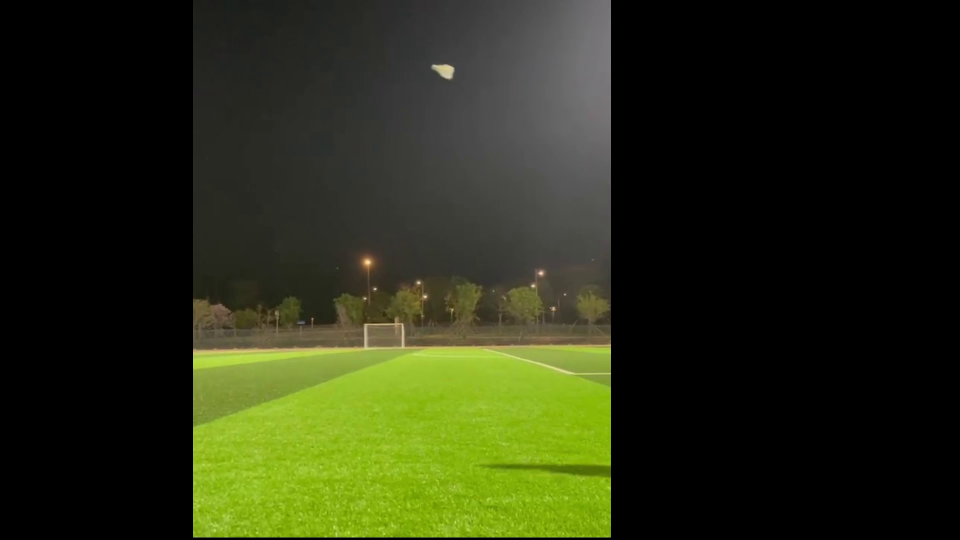
#> input picture frame 3 of final_project_video_process/badminton_cut.mp4, 1920 x 1080 px (shown at 1/2 size)
$ python badminton_tracking.py
#> lines starting #> are read from the running program, lines starting #| are printed output that depends on the picture; after the words box and inside, x2 and y2 are one past the last pixel; in counts of white or black regions, pixels touching at a corner belong together
import cv2
import numpy as np
import matplotlib.pyplot as plt

# 输入视频文件路径
input_video_path = "final_project_video_process/badminton_cut.mp4"

# 输出视频文件路径
output_video_path = "final_project_video_process/badminton_label.mp4"

lower_color = np.array([100],dtype=np.uint8)
upper_color = np.array([255],dtype=np.uint8)

cap = cv2.VideoCapture(input_video_path)
print(cap.isOpened())

# 获取输入视频的帧率、尺寸和编解码器
fps = cap.get(cv2.CAP_PROP_FPS)

width = int(cap.get(cv2.CAP_PROP_FRAME_WIDTH))
height = int(cap.get(cv2.CAP_PROP_FRAME_HEIGHT))
codec = cv2.VideoWriter_fourcc(*"mp4v")  # 输出视频编解码器，这里使用MP4V编码器

# 创建VideoWriter对象用于写入输出视频
out = cv2.VideoWriter(output_video_path, codec, fps, (width, height))

badminton_trajectory = []
while cap.isOpened():
    ret, frame = cap.read()
#> frame is the input picture: shape (1080, 1920, 3); mean B, G, R 20.7, 45.6, 40.2

    if not ret:
        np.save("final_project_video_process/badminton_trajectory.npy", badminton_trajectory)
        break

    gray = cv2.cvtColor(frame, cv2.COLOR_BGR2GRAY)
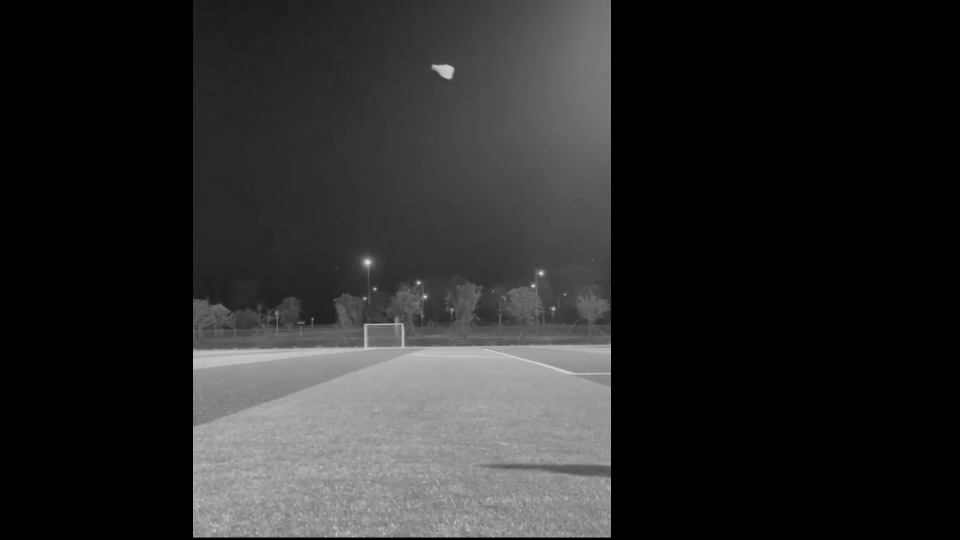
#> gray: shape (1080, 1920) (shown at 1/2 size); min 0, max 235, mean 41.1

    blurred = cv2.GaussianBlur(gray, (5, 5), 0)

    _, binary_image = cv2.threshold(blurred, 185, 255, cv2.THRESH_BINARY)
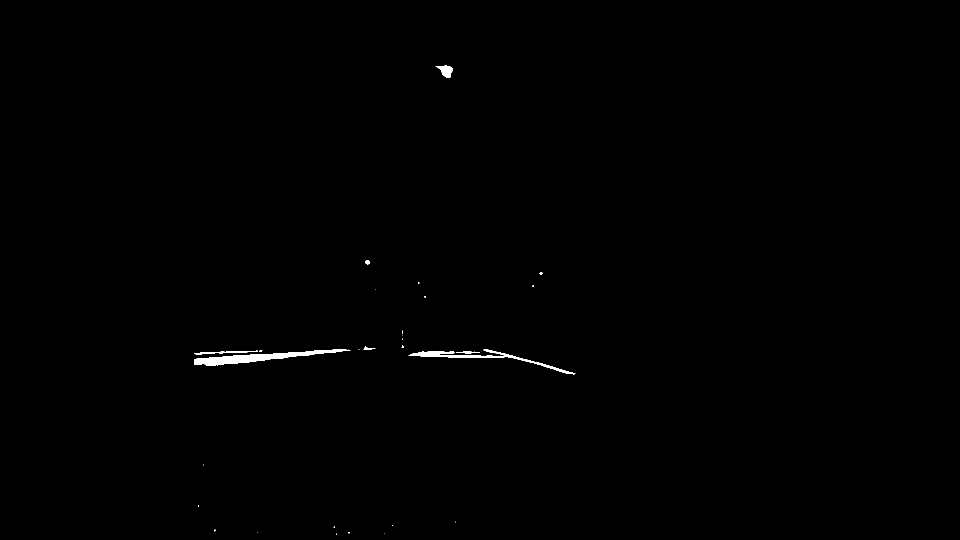
#> binary_image: shape (1080, 1920) (shown at 1/2 size); 0.31% white; 28 white regions (20 under 20 px), largest, box (x1, y1, x2, y2) and area: (388, 699, 701, 732) 3368, (817, 698, 1151, 749) 1903, (871, 131, 905, 156) 476
    #binary_image = cv2.adaptiveThreshold(blurred, 255, cv2.ADAPTIVE_THRESH_MEAN_C, cv2.THRESH_BINARY, 11, 2)

    # 将彩色图像转换到HSV颜色空间

    hsv_image = cv2.cvtColor(frame, cv2.COLOR_BGR2HSV)
#> hsv_image: shape (1080, 1920, 3); mean H, S, V 13.8, 42.4, 46.1
    # 定义白色的HSV阈值范围
    lower_white = np.array([10, 50, 190], dtype=np.uint8)
    upper_white = np.array([40, 100, 240], dtype=np.uint8)

    # 根据阈值提取白色部分
    white_mask = cv2.inRange(hsv_image, lower_white, upper_white)
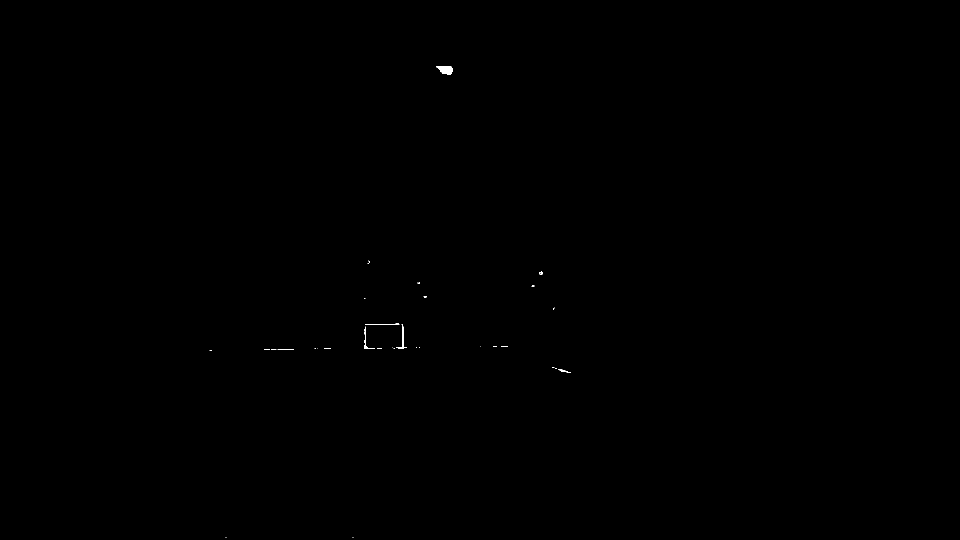
#> white_mask: shape (1080, 1920) (shown at 1/2 size); 0.05% white; 34 white regions (27 under 20 px), largest, box (x1, y1, x2, y2) and area: (872, 132, 906, 150) 425, (792, 648, 814, 697) 170, (728, 653, 750, 698) 153

    # 创建一个全黑的图像，与原始图像大小相同
    binary_image = np.zeros_like(frame)

    # 将白色部分复制到黑色图像上
    binary_image[white_mask > 0] = 255#frame[white_mask > 0]

    kernel_size = 7
    kernel = cv2.getStructuringElement(cv2.MORPH_RECT, (kernel_size, kernel_size))

    # 进行开运算
    opened_image = cv2.morphologyEx(binary_image, cv2.MORPH_OPEN, kernel)

    opened_image = np.array(opened_image, np.uint8)
    print(opened_image.shape)
    opened_image=opened_image[:,:,0]
    # 寻找轮廓
    contours, _ = cv2.findContours(opened_image, cv2.RETR_EXTERNAL, cv2.CHAIN_APPROX_SIMPLE)

    # 计算轮廓的几何中心
    if len(contours) > 0:
        contour = contours[0]  # 假设只有一块白色区域
        M = cv2.moments(contour)
        cX = int(M["m10"] / M["m00"])  # X坐标
        cY = int(M["m01"] / M["m00"])  # Y坐标
        print("白色区域的几何中心坐标：({}, {})".format(cX, cY))
        badminton_trajectory.append([cX,cY])
    else:
        print("未找到白色区域")


    cv2.circle(frame, (cX, cY), 5, (0, 0, 255), -1)
#> frame: shape (1080, 1920, 3); under 0.01% of pixels changed, all inside (x1, y1, x2, y2) = (886, 134, 897, 145)

    out.write(frame)

    frame = cv2.cvtColor(frame, cv2.COLOR_BGR2RGB)
    #plt.imshow(frame)
    #plt.show()
    #cv2.imshow('gray',blurred)
    if cv2.waitKey(1) & 0xFF == ord('q'):
#> (key q is pressed here)
        break

$ run again, starting later in the video
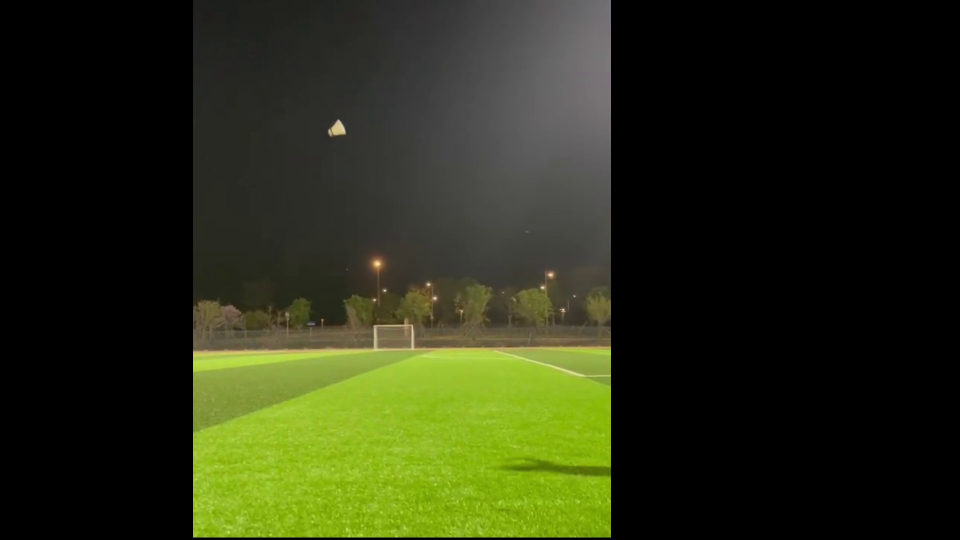
#> input picture frame 16 of final_project_video_process/badminton_cut.mp4, 1920 x 1080 px (shown at 1/2 size)
#> frame is the input picture: shape (1080, 1920, 3); mean B, G, R 21.3, 45.9, 40.7
#> `gray = cv2.cvtColor(frame, cv2.COLOR_BGR2GRAY)`:
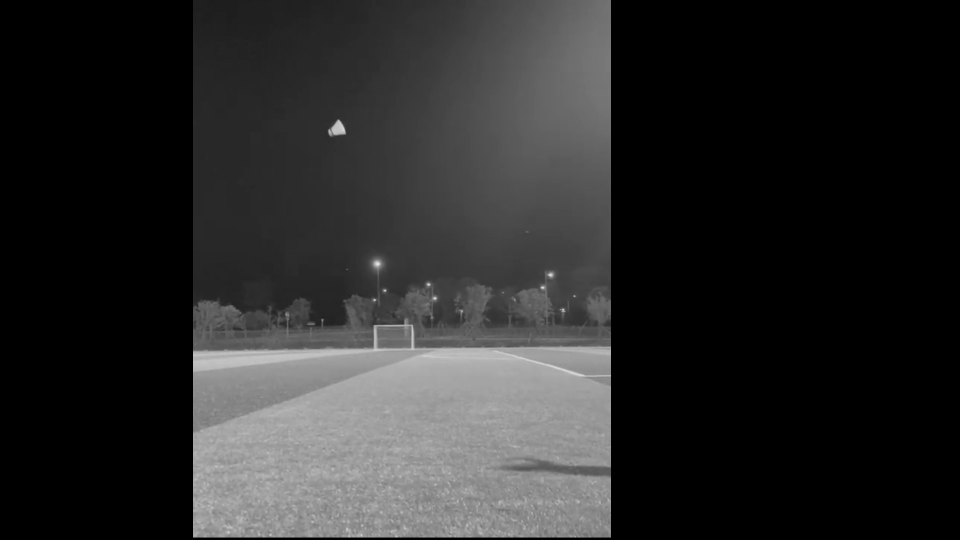
#> gray: shape (1080, 1920) (shown at 1/2 size); min 0, max 242, mean 41.5
#> `_, binary_image = cv2.threshold(blurred, 185, 255, cv2.THRESH_BINARY)`:
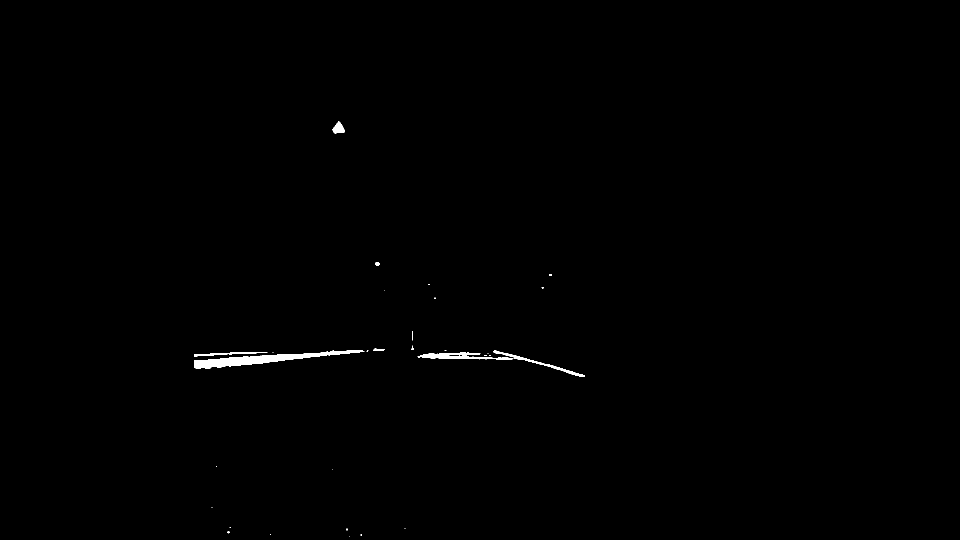
#> binary_image: shape (1080, 1920) (shown at 1/2 size); 0.35% white; 30 white regions (20 under 20 px), largest, box (x1, y1, x2, y2) and area: (388, 701, 729, 738) 4000, (835, 705, 1027, 720) 1321, (987, 701, 1170, 753) 841
#> hsv_image: shape (1080, 1920, 3); mean H, S, V 14.8, 41.6, 46.5
#> white_mask: shape (1080, 1920); 0.06% white; 41 white regions (35 under 20 px), largest, box (x1, y1, x2, y2) and area: (664, 244, 690, 268) 405, (747, 657, 807, 701) 233, (808, 650, 830, 700) 191, (1130, 741, 1162, 751) 70, (755, 651, 805, 652) 50, (1097, 547, 1105, 553) 34

$ run again, starting later in the video
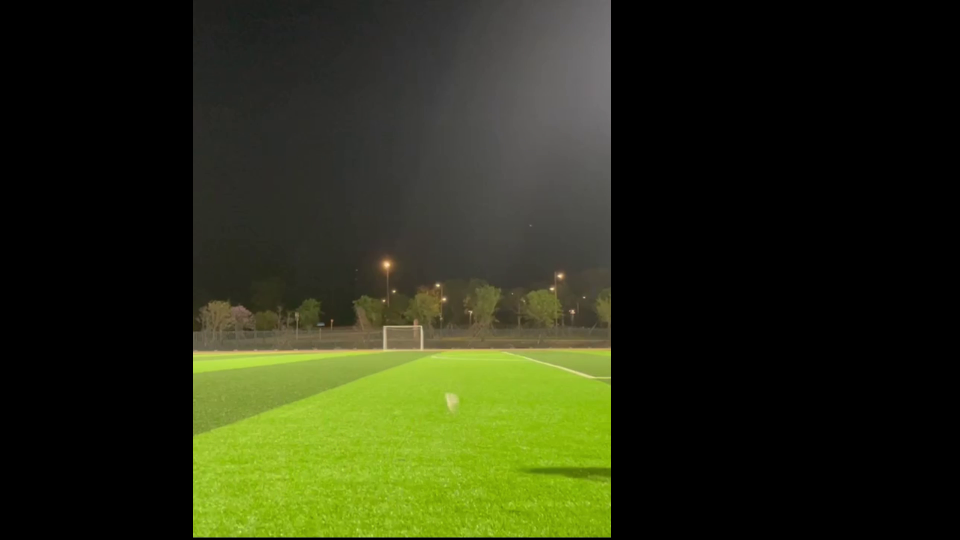
#> input picture frame 28 of final_project_video_process/badminton_cut.mp4, 1920 x 1080 px (shown at 1/2 size)
#> frame is the input picture: shape (1080, 1920, 3); mean B, G, R 21.4, 46.2, 41
#> `gray = cv2.cvtColor(frame, cv2.COLOR_BGR2GRAY)`:
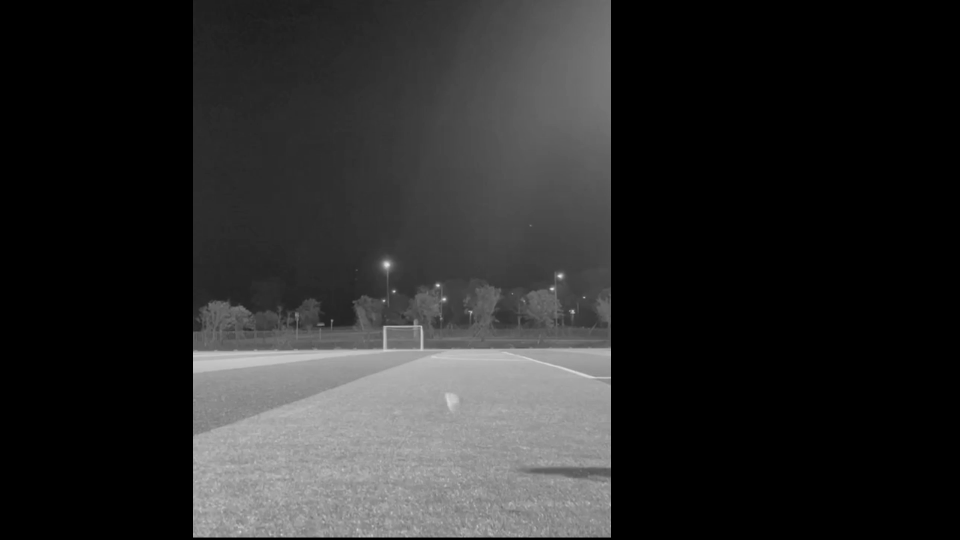
#> gray: shape (1080, 1920) (shown at 1/2 size); min 0, max 238, mean 41.8
#> `_, binary_image = cv2.threshold(blurred, 185, 255, cv2.THRESH_BINARY)`:
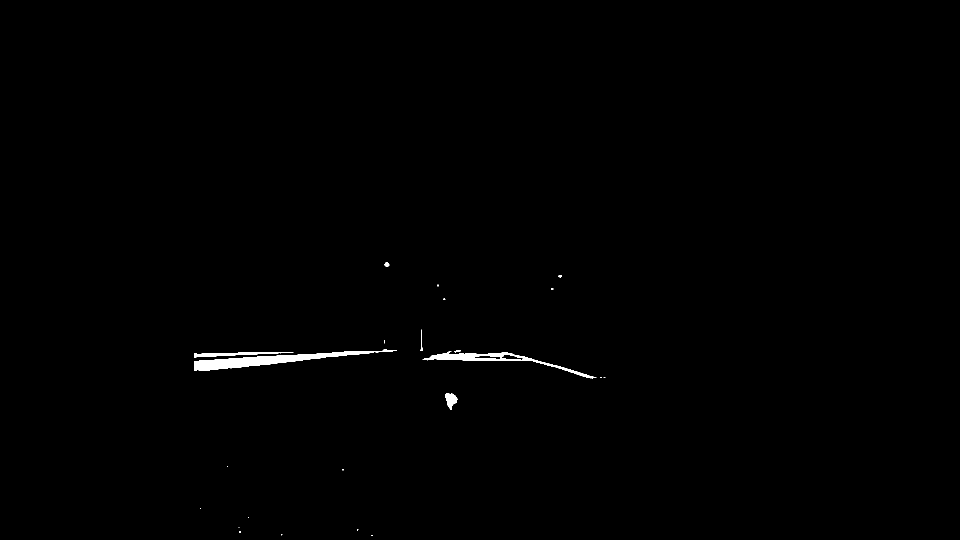
#> binary_image: shape (1080, 1920) (shown at 1/2 size); 0.45% white; 23 white regions (15 under 20 px), largest, box (x1, y1, x2, y2) and area: (388, 698, 794, 742) 5014, (845, 703, 1193, 757) 2692, (388, 704, 587, 715) 857
#> hsv_image: shape (1080, 1920, 3); mean H, S, V 15.3, 41.8, 46.8
#> white_mask: shape (1080, 1920); 0.05% white; 34 white regions (25 under 20 px), largest, box (x1, y1, x2, y2) and area: (766, 657, 824, 702) 282, (825, 652, 848, 702) 192, (894, 792, 912, 808) 147
